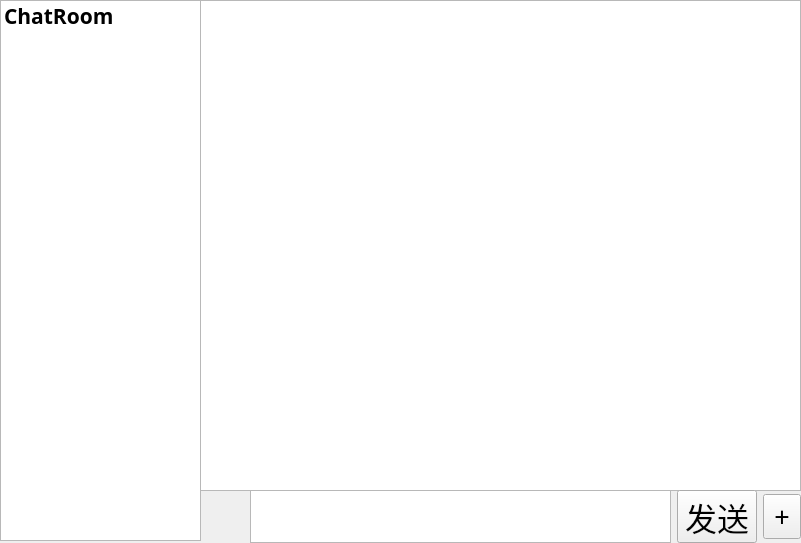
<?xml version="1.0" encoding="UTF-8"?>
<ui version="4.0">
 <class>ChatWindow</class>
 <widget class="QWidget" name="ChatWindow">
  <property name="geometry">
   <rect>
    <x>0</x>
    <y>0</y>
    <width>801</width>
    <height>543</height>
   </rect>
  </property>
  <property name="windowTitle">
   <string>Form</string>
  </property>
  <widget class="QListWidget" name="listWidget_user">
   <property name="geometry">
    <rect>
     <x>0</x>
     <y>0</y>
     <width>201</width>
     <height>541</height>
    </rect>
   </property>
   <item>
    <property name="text">
     <string>ChatRoom</string>
    </property>
    <property name="font">
     <font>
      <family>楷体</family>
      <pointsize>16</pointsize>
      <weight>75</weight>
      <bold>true</bold>
     </font>
    </property>
   </item>
  </widget>
  <widget class="QTextBrowser" name="textBrowser_chat">
   <property name="geometry">
    <rect>
     <x>200</x>
     <y>0</y>
     <width>601</width>
     <height>491</height>
    </rect>
   </property>
   <property name="html">
    <string>&lt;!DOCTYPE HTML PUBLIC &quot;-//W3C//DTD HTML 4.0//EN&quot; &quot;http://www.w3.org/TR/REC-html40/strict.dtd&quot;&gt;
&lt;html&gt;&lt;head&gt;&lt;meta name=&quot;qrichtext&quot; content=&quot;1&quot; /&gt;&lt;style type=&quot;text/css&quot;&gt;
p, li { white-space: pre-wrap; }
&lt;/style&gt;&lt;/head&gt;&lt;body style=&quot; font-family:'SimSun'; font-size:9pt; font-weight:400; font-style:normal;&quot;&gt;
&lt;p style=&quot;-qt-paragraph-type:empty; margin-top:0px; margin-bottom:0px; margin-left:0px; margin-right:0px; -qt-block-indent:0; text-indent:0px;&quot;&gt;&lt;br /&gt;&lt;/p&gt;&lt;/body&gt;&lt;/html&gt;</string>
   </property>
  </widget>
  <widget class="QWidget" name="horizontalLayoutWidget">
   <property name="geometry">
    <rect>
     <x>250</x>
     <y>490</y>
     <width>551</width>
     <height>53</height>
    </rect>
   </property>
   <layout class="QHBoxLayout" name="horizontalLayout">
    <item>
     <widget class="QTextEdit" name="textEdit_input"/>
    </item>
    <item>
     <widget class="QPushButton" name="btn_send">
      <property name="minimumSize">
       <size>
        <width>0</width>
        <height>45</height>
       </size>
      </property>
      <property name="font">
       <font>
        <family>Agency FB</family>
        <pointsize>24</pointsize>
       </font>
      </property>
      <property name="text">
       <string>发送</string>
      </property>
     </widget>
    </item>
    <item>
     <widget class="QToolButton" name="btn_tool">
      <property name="minimumSize">
       <size>
        <width>0</width>
        <height>45</height>
       </size>
      </property>
      <property name="font">
       <font>
        <family>楷体</family>
        <pointsize>20</pointsize>
       </font>
      </property>
      <property name="text">
       <string>+</string>
      </property>
     </widget>
    </item>
   </layout>
  </widget>
  <widget class="AvatarLabel" name="label">
   <property name="geometry">
    <rect>
     <x>200</x>
     <y>490</y>
     <width>51</width>
     <height>51</height>
    </rect>
   </property>
   <property name="text">
    <string/>
   </property>
  </widget>
 </widget>
 <customwidgets>
  <customwidget>
   <class>AvatarLabel</class>
   <extends>QLabel</extends>
   <header location="global">avatarlabel.h</header>
  </customwidget>
 </customwidgets>
 <resources/>
 <connections/>
</ui>
